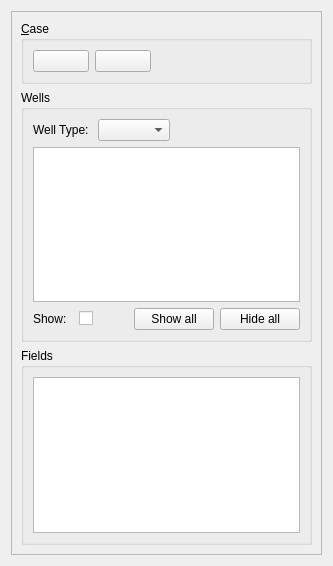
<?xml version="1.0" encoding="UTF-8"?>
<ui version="4.0">
 <class>Blackwhirl</class>
 <widget class="QWidget" name="Blackwhirl">
  <property name="geometry">
   <rect>
    <x>0</x>
    <y>0</y>
    <width>333</width>
    <height>566</height>
   </rect>
  </property>
  <property name="windowTitle">
   <string>Form</string>
  </property>
  <layout class="QVBoxLayout" name="verticalLayout">
   <item>
    <widget class="QScrollArea" name="scrollArea">
     <property name="widgetResizable">
      <bool>true</bool>
     </property>
     <widget class="QWidget" name="scrollAreaWidgetContents">
      <property name="geometry">
       <rect>
        <x>0</x>
        <y>0</y>
        <width>313</width>
        <height>546</height>
       </rect>
      </property>
      <layout class="QVBoxLayout" name="verticalLayout_2">
       <item>
        <widget class="QGroupBox" name="box_case">
         <property name="title">
          <string>&amp;Case</string>
         </property>
         <property name="alignment">
          <set>Qt::AlignLeading|Qt::AlignLeft|Qt::AlignTop</set>
         </property>
         <property name="flat">
          <bool>false</bool>
         </property>
         <property name="checkable">
          <bool>false</bool>
         </property>
         <layout class="QGridLayout" name="gridLayout">
          <item row="0" column="0">
           <layout class="QGridLayout" name="pane_load" columnstretch="0,0">
            <item row="0" column="0">
             <widget class="QPushButton" name="button_load">
              <property name="minimumSize">
               <size>
                <width>56</width>
                <height>0</height>
               </size>
              </property>
              <property name="text">
               <string/>
              </property>
              <property name="icon">
               <iconset theme="folder">
                <normaloff/>
               </iconset>
              </property>
             </widget>
            </item>
            <item row="0" column="1">
             <widget class="QPushButton" name="button_close">
              <property name="minimumSize">
               <size>
                <width>56</width>
                <height>0</height>
               </size>
              </property>
              <property name="text">
               <string/>
              </property>
              <property name="icon">
               <iconset theme="application-exit">
                <normaloff/>
               </iconset>
              </property>
             </widget>
            </item>
           </layout>
          </item>
          <item row="0" column="1">
           <spacer name="horizontalSpacer">
            <property name="orientation">
             <enum>Qt::Horizontal</enum>
            </property>
            <property name="sizeHint" stdset="0">
             <size>
              <width>40</width>
              <height>20</height>
             </size>
            </property>
           </spacer>
          </item>
         </layout>
        </widget>
       </item>
       <item>
        <widget class="QGroupBox" name="box_wells">
         <property name="title">
          <string>Wells</string>
         </property>
         <property name="flat">
          <bool>false</bool>
         </property>
         <layout class="QVBoxLayout" name="verticalLayout_3">
          <item>
           <layout class="QHBoxLayout" name="horizontalLayout">
            <item>
             <widget class="QLabel" name="label">
              <property name="text">
               <string>Well Type: </string>
              </property>
             </widget>
            </item>
            <item alignment="Qt::AlignLeft">
             <widget class="QComboBox" name="comboBox_wellType"/>
            </item>
            <item>
             <spacer name="horizontalSpacer_2">
              <property name="orientation">
               <enum>Qt::Horizontal</enum>
              </property>
              <property name="sizeHint" stdset="0">
               <size>
                <width>40</width>
                <height>20</height>
               </size>
              </property>
             </spacer>
            </item>
           </layout>
          </item>
          <item>
           <widget class="QListWidget" name="list_wells">
            <property name="sizePolicy">
             <sizepolicy hsizetype="Expanding" vsizetype="Expanding">
              <horstretch>0</horstretch>
              <verstretch>0</verstretch>
             </sizepolicy>
            </property>
            <property name="verticalScrollBarPolicy">
             <enum>Qt::ScrollBarAsNeeded</enum>
            </property>
            <property name="autoScroll">
             <bool>true</bool>
            </property>
            <property name="selectionMode">
             <enum>QAbstractItemView::ExtendedSelection</enum>
            </property>
            <property name="isWrapping" stdset="0">
             <bool>false</bool>
            </property>
            <property name="resizeMode">
             <enum>QListView::Fixed</enum>
            </property>
            <property name="viewMode">
             <enum>QListView::ListMode</enum>
            </property>
            <property name="modelColumn">
             <number>0</number>
            </property>
            <property name="currentRow">
             <number>-1</number>
            </property>
            <property name="sortingEnabled">
             <bool>true</bool>
            </property>
           </widget>
          </item>
          <item>
           <layout class="QHBoxLayout" name="horizontalLayout_2">
            <item>
             <widget class="QLabel" name="label_2">
              <property name="text">
               <string>Show:  </string>
              </property>
             </widget>
            </item>
            <item>
             <widget class="QCheckBox" name="checkBox">
              <property name="text">
               <string/>
              </property>
              <property name="tristate">
               <bool>false</bool>
              </property>
             </widget>
            </item>
            <item>
             <spacer name="horizontalSpacer_4">
              <property name="orientation">
               <enum>Qt::Horizontal</enum>
              </property>
              <property name="sizeHint" stdset="0">
               <size>
                <width>40</width>
                <height>20</height>
               </size>
              </property>
             </spacer>
            </item>
            <item>
             <widget class="QPushButton" name="button_showAll">
              <property name="text">
               <string>Show all</string>
              </property>
             </widget>
            </item>
            <item>
             <widget class="QPushButton" name="button_hideAll">
              <property name="text">
               <string>Hide all</string>
              </property>
             </widget>
            </item>
           </layout>
          </item>
         </layout>
        </widget>
       </item>
       <item>
        <widget class="QGroupBox" name="box_fields">
         <property name="title">
          <string>Fields</string>
         </property>
         <layout class="QVBoxLayout" name="verticalLayout_4">
          <item>
           <widget class="QListWidget" name="list_fields">
            <property name="sortingEnabled">
             <bool>true</bool>
            </property>
           </widget>
          </item>
         </layout>
        </widget>
       </item>
      </layout>
     </widget>
    </widget>
   </item>
  </layout>
 </widget>
 <resources/>
 <connections/>
</ui>
